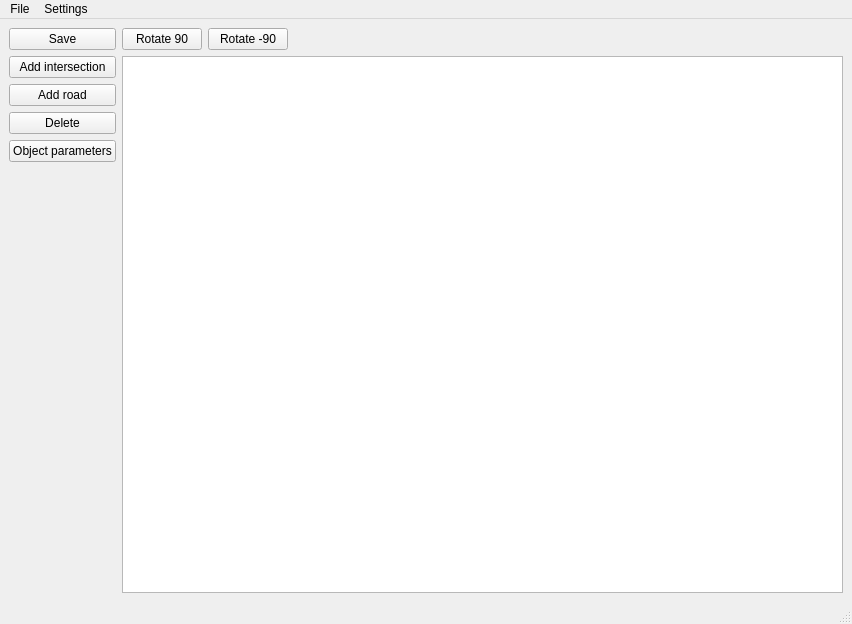
<?xml version="1.0" encoding="UTF-8"?>
<ui version="4.0">
 <class>MainWindow</class>
 <widget class="QMainWindow" name="MainWindow">
  <property name="geometry">
   <rect>
    <x>0</x>
    <y>0</y>
    <width>852</width>
    <height>624</height>
   </rect>
  </property>
  <property name="windowTitle">
   <string>RoadBuilder</string>
  </property>
  <widget class="QWidget" name="centralwidget">
   <property name="enabled">
    <bool>true</bool>
   </property>
   <layout class="QGridLayout" name="gridLayout_2">
    <item row="0" column="3">
     <widget class="QPushButton" name="rotate_90">
      <property name="text">
       <string>Rotate -90</string>
      </property>
     </widget>
    </item>
    <item row="0" column="4">
     <spacer name="horizontalSpacer">
      <property name="orientation">
       <enum>Qt::Horizontal</enum>
      </property>
      <property name="sizeHint" stdset="0">
       <size>
        <width>40</width>
        <height>20</height>
       </size>
      </property>
     </spacer>
    </item>
    <item row="2" column="0">
     <widget class="QPushButton" name="add_road">
      <property name="text">
       <string>Add road</string>
      </property>
      <property name="autoDefault">
       <bool>false</bool>
      </property>
      <property name="default">
       <bool>false</bool>
      </property>
      <property name="flat">
       <bool>false</bool>
      </property>
     </widget>
    </item>
    <item row="3" column="0">
     <widget class="QPushButton" name="del_object">
      <property name="text">
       <string>Delete</string>
      </property>
     </widget>
    </item>
    <item row="1" column="0">
     <widget class="QPushButton" name="add_intersection">
      <property name="enabled">
       <bool>true</bool>
      </property>
      <property name="text">
       <string>Add intersection</string>
      </property>
     </widget>
    </item>
    <item row="9" column="0">
     <spacer name="verticalSpacer_2">
      <property name="orientation">
       <enum>Qt::Vertical</enum>
      </property>
      <property name="sizeHint" stdset="0">
       <size>
        <width>20</width>
        <height>40</height>
       </size>
      </property>
     </spacer>
    </item>
    <item row="5" column="0">
     <spacer name="verticalSpacer">
      <property name="orientation">
       <enum>Qt::Vertical</enum>
      </property>
      <property name="sizeHint" stdset="0">
       <size>
        <width>20</width>
        <height>20</height>
       </size>
      </property>
     </spacer>
    </item>
    <item row="1" column="2" rowspan="9" colspan="3">
     <widget class="QGraphicsView" name="graphicsView"/>
    </item>
    <item row="0" column="0">
     <widget class="QPushButton" name="save_json">
      <property name="text">
       <string>Save</string>
      </property>
     </widget>
    </item>
    <item row="0" column="2">
     <widget class="QPushButton" name="rotate90">
      <property name="text">
       <string>Rotate 90</string>
      </property>
     </widget>
    </item>
    <item row="4" column="0">
     <widget class="QPushButton" name="obj_param_b">
      <property name="text">
       <string>Object parameters</string>
      </property>
     </widget>
    </item>
   </layout>
  </widget>
  <widget class="QMenuBar" name="menubar">
   <property name="geometry">
    <rect>
     <x>0</x>
     <y>0</y>
     <width>852</width>
     <height>30</height>
    </rect>
   </property>
   <widget class="QMenu" name="menuFile">
    <property name="title">
     <string>File</string>
    </property>
    <addaction name="parse_items"/>
   </widget>
   <widget class="QMenu" name="menuSettings">
    <property name="title">
     <string>Settings</string>
    </property>
    <addaction name="json_settings"/>
   </widget>
   <addaction name="menuFile"/>
   <addaction name="menuSettings"/>
  </widget>
  <widget class="QStatusBar" name="statusbar"/>
  <action name="json_settings">
   <property name="text">
    <string>Object JSON settings</string>
   </property>
  </action>
  <action name="actionParse_items">
   <property name="text">
    <string>Parse items</string>
   </property>
  </action>
  <action name="parse_items">
   <property name="text">
    <string>Parse created items</string>
   </property>
  </action>
 </widget>
 <resources/>
 <connections/>
</ui>
